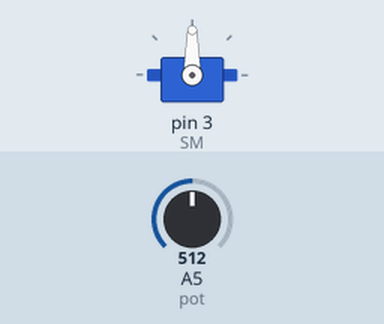
Simulated run of this sketch. Board: Arduino Uno, built with avr-gcc and run on an emulated ATmega328P. Parts: servo. The inputs (shaded band) are chosen by the test bench; at power-on: A5 (pot) = 512.

Above: at 1.2 s.
1.3 s: A5 (pot) set to 716
At 2.0 s:
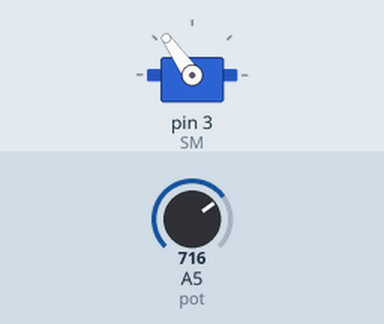
2.8 s: A5 (pot) set to 900
At 3.2 s:
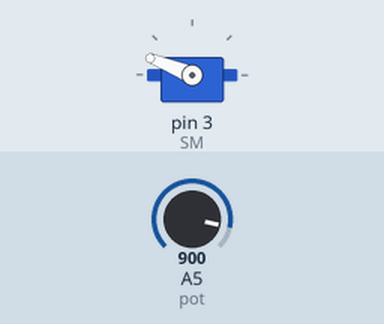
4.3 s: A5 (pot) set to 1023
At 5.5 s:
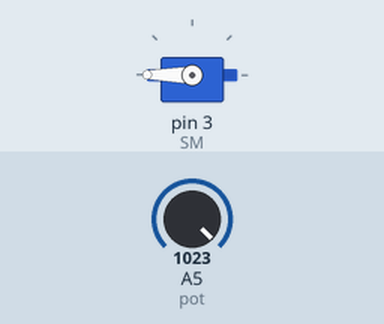
5.8 s: A5 (pot) set to 306
At 6.6 s:
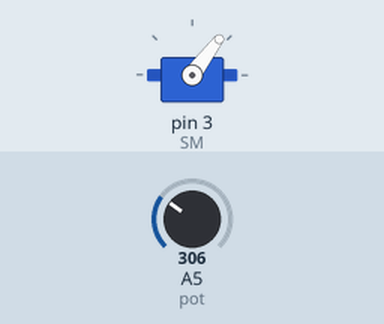
7.3 s: A5 (pot) set to 122
At 7.8 s:
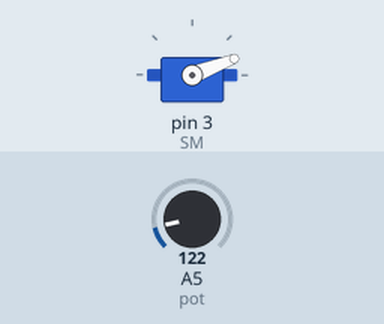
Timing chart, 0 to 9.8 s (numbered marks = the images above; inputs shaded):
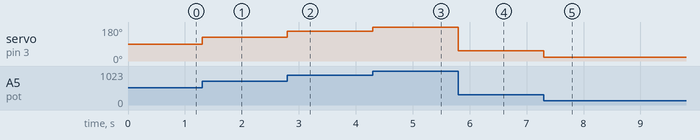

The sketch:

servo-motor_e_potenciometro.ino
```cpp
#include <Servo.h>
Servo SM;
#define pot A5
void setup() {
  SM.attach(3);
   pinMode(pot,INPUT);
}

void loop() {
  int ler = analogRead(pot);
  SM.write(map(ler,0,1023,0,180));
}
```

Measured:
- after the input at 1.3 s, servo on pin 3 (SM): 90° → 125° at once
- after the input at 2.8 s, servo on pin 3 (SM): 125° → 158° at once
- after the input at 4.3 s, servo on pin 3 (SM): 158° → 180° at once
- after the input at 5.8 s, servo on pin 3 (SM): 180° → 53° at once
- after the input at 7.3 s, servo on pin 3 (SM): 53° → 21° at once
